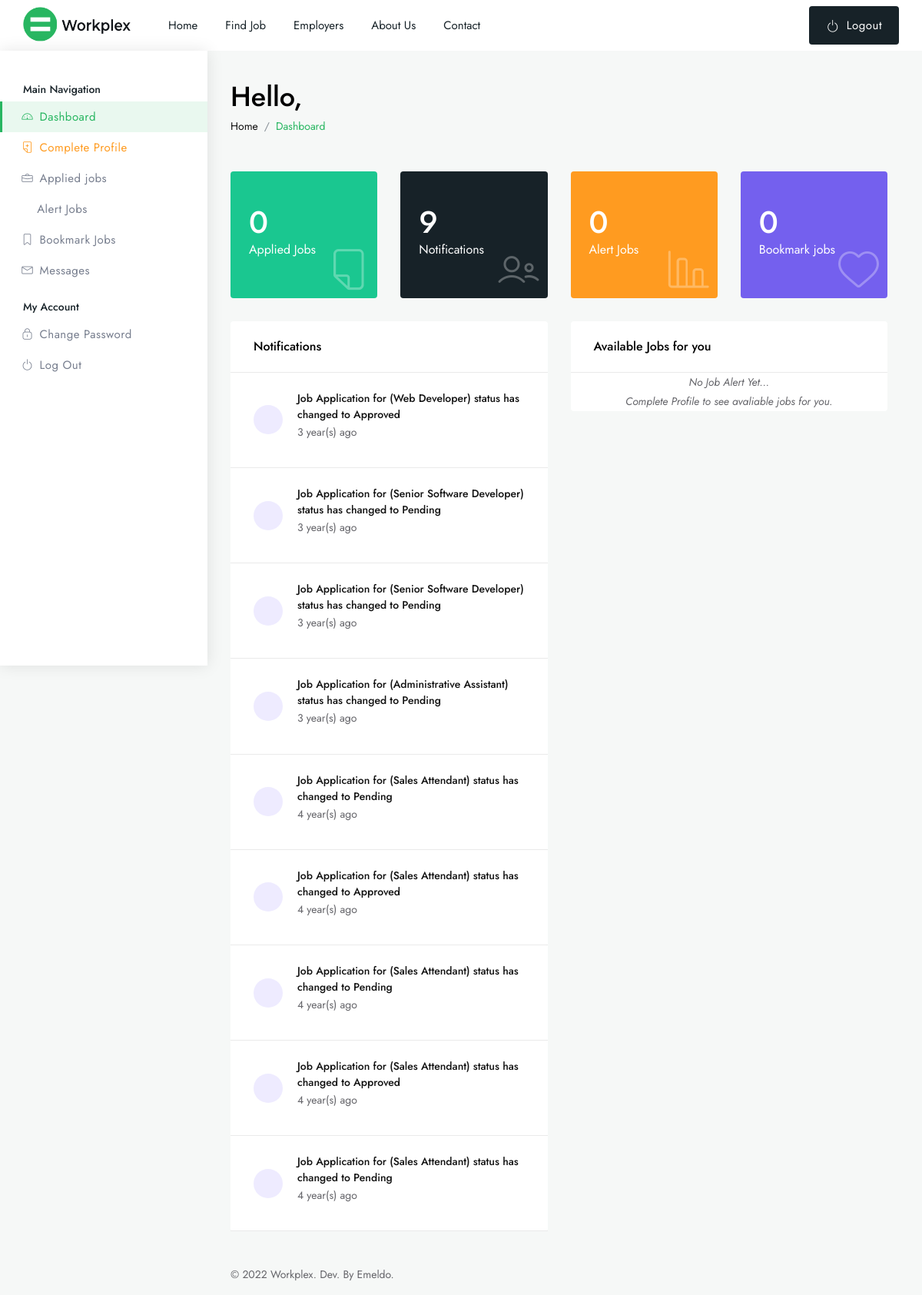
The page /dashboard/index.php (signed in) on the database its author committed.
### tables this page shows
CREATE TABLE IF NOT EXISTS `tblnotification` (
  `ID` int(11) NOT NULL AUTO_INCREMENT,
  `USERID` int(11) NOT NULL,
  `TYPE` varchar(50) NOT NULL,
  `TYPEID` int(11) NOT NULL,
  `STATUS` varchar(50) NOT NULL,
  `DATETIME` datetime NOT NULL,
  `NOTE` varchar(100) NOT NULL,
  PRIMARY KEY (`ID`)
);

### dashboard/include/session.php (called while the page is built, shortened)
<?php
	$session_id = $_SESSION["userID"];

### dashboard/index.php (the view, shortened to what this page needs)
<!DOCTYPE html>
<html lang="zxx">
<?php require 'include/phpcode.php'; ?>
<head>
    <link href="assets/css/styles.css" rel="stylesheet">
</head>
<body>
    <div id="main-wrapper">
        <?php include 'header.php' ?>
        <div class="dashboard-wrap bg-light">
            <?php include 'sidenav.php' ?>
            <div class="dashboard-content">
                <div class="dashboard-tlbar d-block mb-5">
                    <div class="row">
                        <div class="colxl-12 col-lg-12 col-md-12">
                            <h1 class="ft-medium">Hello, <?php echo $FULLNAME ?></h1>
                            <nav aria-label="breadcrumb">
                                <ol class="breadcrumb">
                                    <li class="breadcrumb-item text-muted"><a href="#">Home</a></li>
                                    <li class="breadcrumb-item"><a href="#" class="theme-cl">Dashboard</a></li>
                                </ol>
                            </nav>
                        </div>
                    </div>
                </div>
                <div class="dashboard-widg-bar d-block">
                    <div class="row">
                        <div class="col-xl-3 col-lg-3 col-md-6 col-sm-6">
                            <div class="dash-widgets py-5 px-4 bg-info rounded">
                                <?php
								$query = "SELECT * from tbljobapplication where APPLICANTID = '$session_id' ORDER BY ID DESC" or die(mysqli_error($con));
								$run = mysqli_query($con, $query);
								$appliedjobs = mysqli_num_rows($run);
								?>
                                <h2 class="ft-medium mb-1 fs-xl text-light"><?php echo $appliedjobs ?></h2>
                                <p class="p-0 m-0 text-light fs-md">Applied Jobs</p>
                                <i class="lni lni-empty-file"></i>
                            </div>
                        </div>
                        <div class="col-xl-3 col-lg-3 col-md-6 col-sm-6">
                            <div class="dash-widgets py-5 px-4 bg-dark rounded">
                                <?php
								$querynotice = "SELECT * from tblnotification where USERID = '$session_id' ORDER BY ID DESC" or die(mysqli_error($con));
								$resultnotice = mysqli_query($con, $querynotice);
								$notice = mysqli_num_rows($resultnotice);
								?>
                                <h2 class="ft-medium mb-1 fs-xl text-light"><?php echo $notice ?></h2>
                                <p class="p-0 m-0 text-light fs-md">Notifications</p>
                                <i class="lni lni-users"></i>
                            </div>
                        </div>
                        <div class="col-xl-3 col-lg-3 col-md-6 col-sm-6">
                            <div class="dash-widgets py-5 px-4 bg-warning rounded">
                                <h2 class="ft-medium mb-1 fs-xl text-light"><?php echo $Alert ?></h2>
                                <p class="p-0 m-0 text-light fs-md">Alert Jobs</p>
                                <i class="lni lni-bar-chart"></i>
                            </div>
                        </div>
                        <div class="col-xl-3 col-lg-3 col-md-6 col-sm-6">
                            <div class="dash-widgets py-5 px-4 bg-purple rounded">
                                <?php
								$querybook = "SELECT * from tblbookmarkjob where APPLICANTID = '$session_id'ORDER BY ID DESC" or die(mysqli_error($con));
								$resultbook = mysqli_query($con, $querybook);
								$bookmark = mysqli_num_rows($resultbook);
								?>
                                <h2 class="ft-medium mb-1 fs-xl text-light"><?php echo $bookmark ?></h2>
                                <p class="p-0 m-0 text-light fs-md">Bookmark jobs</p>
                                <i class="lni lni-heart"></i>
                            </div>
                        </div>
                    </div>
                    <div class="row">
                        <div class="col-lg-6 col-md-12">
                            <div class="dashboard-gravity-list with-icons">
                                <h4 class="mb-0 ft-medium">Notifications</h4>
                                <ul>
                                    <?php
									$query = "SELECT * from tblnotification where USERID ='$session_id' ORDER BY ID DESC" or die(mysqli_error($con));
									$run = mysqli_query($con, $query);
									while ($row = mysqli_fetch_array($run)) {
										$NOTE = $row['NOTE'];
										$DATETIME = $row['DATETIME'];
										$STATUS = $row['STATUS'];
										$TYPE = $row['TYPE'];
										if ($STATUS == "Unread") {
									?>
                                    <li>
                                        <i class="dash-icon-box ti-bell text-success bg-light-purple"></i>
                                        <strong class="ft-medium text-dark">
                                            <?php
													if ($TYPE == "Job Application") { ?>
                                            <a href="dashboard-applied-jobs.php"><?php echo $NOTE ?></a>
                                            <?php } else { ?>
                                            <a href="dashboard-messages.php">You Have a <?php echo $NOTE ?>...</a>
                                            <?php } ?>
                                        </strong>
                                        <p class="text"><?php echo timeago($DATETIME) ?></p>
                                    </li>
                                    <?php }
									}
									if ($count < 1) { ?>
                                </ul>
                            </div>
                        </div>
                        <div class="col-lg-6 col-md-12">
                            <div class="dashboard-gravity-list invoices with-icons">
                                <h4 class="mb-0 ft-medium">Available Jobs for you</h4>
                                <ul>
                                    <?php
									function timeago($date)
									{
										$timestamp = strtotime($date);
										$strTime = array("second", "minute", "hour", "day", "month", "year");
										$length = array("60", "60", "24", "30", "12", "10");
										$currentTime = time();
										if ($currentTime >= $timestamp) {
											$diff     = time() - $timestamp;
											for ($i = 0; $diff >= $length[$i] && $i < count($length) - 1; $i++) {
												$diff = $diff / $length[$i];
											}
											$diff = round($diff);
											return $diff . " " . $strTime[$i] . "(s) ago ";
										}
									}
									?>
                                    <?php
									$count = 0;
									?>
                                    <?php }
									if ($count < 1) { ?>
                                    <p class="text-center"><i>No Job Alert Yet...<br>Complete Profile to see avaliable
                                            jobs for you.</i></p>
                                    <?php } ?>
                                </ul>
                            </div>
                        </div>
                    </div>
                </div>
                <?php include 'footer.php' ?>
            </div>
        </div>
    </div>
</body>
</html>

### rows shown on the page
tblnotification: NOTE "Job Application for (Web Developer) status has changed to Approved", DATETIME "3 year(s) ago"
tblnotification: NOTE "Job Application for (Senior Software Developer) status has changed to Pending", DATETIME "3 year(s) ago"
tblnotification: NOTE "Job Application for (Senior Software Developer) status has changed to Pending", DATETIME "3 year(s) ago"
tblnotification: NOTE "Job Application for (Administrative Assistant) status has changed to Pending", DATETIME "3 year(s) ago"
tblnotification: NOTE "Job Application for (Sales Attendant) status has changed to Pending", DATETIME "4 year(s) ago"
tblnotification: NOTE "Job Application for (Sales Attendant) status has changed to Approved", DATETIME "4 year(s) ago"
tblnotification: NOTE "Job Application for (Sales Attendant) status has changed to Pending", DATETIME "4 year(s) ago"
tblnotification: NOTE "Job Application for (Sales Attendant) status has changed to Approved", DATETIME "4 year(s) ago"
tblnotification: NOTE "Job Application for (Sales Attendant) status has changed to Pending", DATETIME "4 year(s) ago"

### other values the page prints
$appliedjobs "0"
$notice "9"
$Alert "0"
$bookmark "0"
